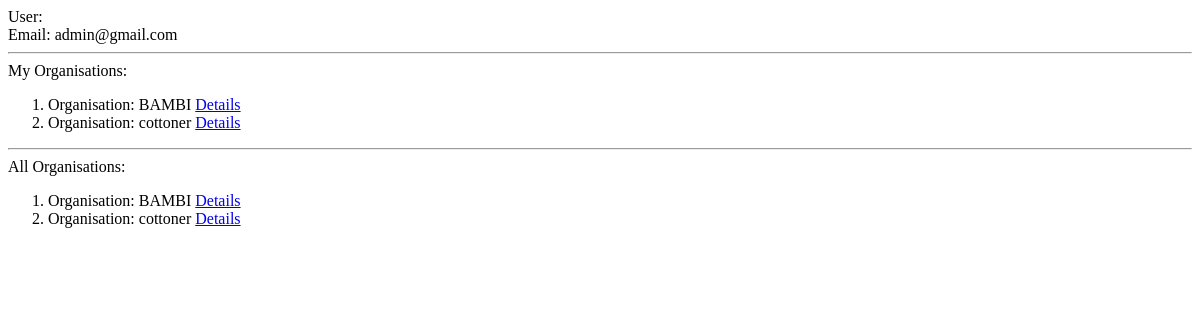
The app's page /user/1 (signed in), older data.
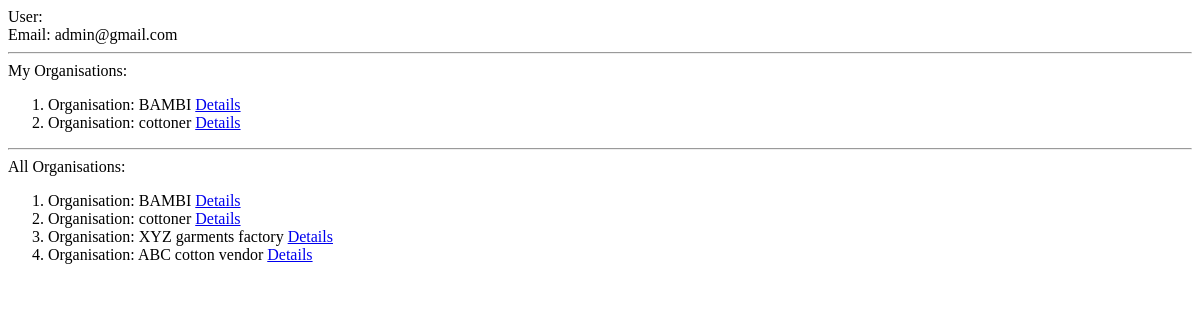
The same page, newer data.
### organisations/models.py (models this page shows, shortened)
class Organisation(models.Model):
    name = models.CharField(max_length=200)
    email = models.EmailField(max_length=254)

### connectedERM/views.py (the view)
# urls.py: path('user/<int:user_id>', views.dashboard),
def dashboard(request, user_id):
    if (request.user.id == user_id):
        user = request.user
        organisations = UserOrganisation.objects.filter(user=user.id).values('organisation', 'organisation__name')
        otherOrganisations = Organisation.objects.all()
        return render(request,
            'dashboard.html', {
                'user' : user,
                'my_organisations' : organisations,
                'other_organisations' : otherOrganisations,
            })
    else:
        return redirect('/login')

### connectedERM/templates/dashboard.html (shortened to what this page needs)
Email: {{ user.email }}
<hr>
My Organisations: <br>
{% if my_organisations %}
    <ol>
    {% for organisation in my_organisations %}
        <li>
            Organisation: {{ organisation.organisation__name }}
            <a href="../organisations/{{organisation.organisation}}">Details</a>
        </li>
    {% endfor %}
    </ol>
{% else %}
    <p>No organisations.</p>
{% endif %}
<hr>
All Organisations: <br>
{% if other_organisations %}
    <ol>
    {% for organisation in other_organisations %}
        <li>
            Organisation: {{ organisation.name }}
            <a href="../organisations/{{organisation.id}}">Details</a>
        </li>
    {% endfor %}
    </ol>
{% else %}
    <p>No organisations.</p>
{% endif %}

Row changes from the older to the newer data that the page shows:
added Organisation: name "XYZ garments factory"
added Organisation: name "ABC cotton vendor"
